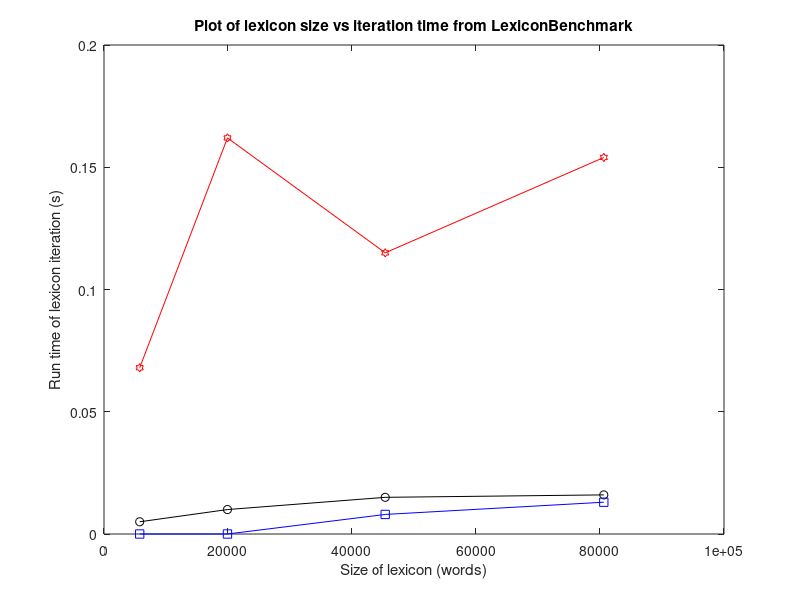

The MATLAB script that drew this image: (Note: this script raises an error after producing the figure.)
format shortG

lexsize = [5757 19912 45356 80612];
SimpleLexTimes = [0.005 0.010 0.015 0.016;       %iter time
                 0.003 0.003 0.008 0.010;        %word time
                 0.008 0.032 0.027 0.039];        %pref time
             
BinaryLexTimes = [0 0 0.008 0.013;
                  0 0 0 0;
                  0.011 0.08 0.085 0.107];
              
TrieLexTimes   = [0.068 0.162 0.115 0.154;
                  0.002 0 0.001 0.03;
                  0.005 0.013 0.018 0.03];
              
              
              
numTrials = [10 50 100 300 500 1000 10000];
maxWords = [205 410 423 502 502 889 889];

LexiconAutoPlayerTimes = [2.39 11.988 24.61 67.62 172.05 287.22 7121.176;       %Simple Lexicon
                          3.213 17.852 32.786 92.267 172.049 313.814 3227.695;  %Trie Lexicon
                          2.409 12.352 25.187 73.009 161.684 235.656 2471.909]; %Binary Search Lexicon
BoardAutoPlayerTimes =   [0.132 0.583 0.964 0.99 1.381 2.144 15.309;
                          0.099 0.49 0.961 2.124 3.963 3.678 12.79;
                          0.11 0.506 0.993 2.167 4.52 1.752 13.132];
                      

                      
                      
%%Compare lexicons, 3 graphs - iter performance, word performance, pref performance                      
figure(1);
clf;
plot(lexsize, SimpleLexTimes(1,:), 'k-o', lexsize, BinaryLexTimes(1,:), 'b-s', lexsize, TrieLexTimes(1,:), 'r-h');
xlabel('Size of lexicon (words)');
ylabel('Run time of lexicon iteration (s)');
title('Plot of lexicon size vs iteration time from LexiconBenchmark');
legend('SimpleLexicon', 'BinarySearchLexicon', 'TrieLexicon', 0);
print -djpeg -r300 LexIterTimes

                      
figure(2);
clf;
plot(lexsize, SimpleLexTimes(2,:), 'k-o', lexsize, BinaryLexTimes(2,:), 'b-s', lexsize, TrieLexTimes(2,:), 'r-h');
xlabel('Size of lexicon (words)');
ylabel('Run time of word check (s)');
title('Plot of lexicon size vs word check time from LexiconBenchmark');
legend('SimpleLexicon', 'BinarySearchLexicon', 'TrieLexicon', 0);
print -djpeg -r300 LexWordTimes

                      
figure(3);
clf;
plot(lexsize, SimpleLexTimes(3,:), 'k-o', lexsize, BinaryLexTimes(3,:), 'b-s', lexsize, TrieLexTimes(3,:), 'r-h');
xlabel('Size of lexicon (words)');
ylabel('Run time of prefix check (s)');
title('Plot of lexicon size vs prefix check time from LexiconBenchmark');
legend('SimpleLexicon', 'BinarySearchLexicon', 'TrieLexicon', 0);
print -djpeg -r300 LexPrefTimes


%%Compare Autoplayers
figure(4);
clf;
semilogx(numTrials, LexiconAutoPlayerTimes(1, :), 'k-o', numTrials, LexiconAutoPlayerTimes(2, :) , 'b-s', numTrials, LexiconAutoPlayerTimes(3, :), 'r-h');
xlabel('Number of boards generated (semilog scale)');
ylabel('Run time (s)');
title('Runtime of LexiconFirstAutoPlayer for different lexicon types');
legend('SimpleLexicon', 'BinarySearchLexicon', 'TrieLexicon', 0);
print -djpeg -r300 LexFirstAutoPlayer

figure(5);
clf;
semilogx(numTrials, BoardAutoPlayerTimes(1, :), 'k-o', numTrials, BoardAutoPlayerTimes(2, :) , 'b-s', numTrials, BoardAutoPlayerTimes(3, :), 'r-h');
xlabel('Number of boards generated (semilog scale)');
ylabel('Run time (s)');
title('Runtime of BoardFirstAutoPlayer for different lexicon types');
legend('SimpleLexicon', 'BinarySearchLexicon', 'TrieLexicon', 0);
print -djpeg -r300 BoardFirstAutoPlayer


%%Use average irrespective of lexicon - plot full power fit and both values on
%%same graph             
LexiconAutoPlayerAvgs = mean(LexiconAutoPlayerTimes, 1);
BoardAutoPlayerAvgs = mean(BoardAutoPlayerTimes, 1);

range = logspace(log10(min(numTrials)), log10(max(numTrials)), 100);

PowerFit = @(coefs, x) coefs(1) * x.^(coefs(2));

fSSR = @(coefs, x, y) sum((y - PowerFit(coefs, x)).^2);

[LexCoefs, LexSr] = fminsearch(@(VarCoefs) fSSR(VarCoefs, numTrials, LexiconAutoPlayerAvgs), [1, 1]);
[BoardCoefs, BoardSr] = fminsearch(@(VarCoefs) fSSR(VarCoefs, numTrials, BoardAutoPlayerAvgs), [1, 1]);


%Plot Lexicon and power fit
figure(6);
clf;
loglog(numTrials, LexiconAutoPlayerAvgs, 'b-s', range, PowerFit(LexCoefs, range), 'b-.');
%Plot Board and power fit
hold on
loglog(numTrials, BoardAutoPlayerAvgs, 'r-s', range, PowerFit(BoardCoefs, range), 'r-.');
hold off


LexTime = [PowerFit(LexCoefs, 10000), PowerFit(LexCoefs, 1000000)]
BoardTime = [PowerFit(BoardCoefs, 10000), PowerFit(BoardCoefs, 1000000)]

LexLegend = ['Power fit y = ', num2str(LexCoefs(1), '%2.4f'), 'x^{', num2str(LexCoefs(2), '%2.4f'), '} of LexiconFirst'];
BoardLegend = ['Power fit y = ', num2str(BoardCoefs(1), '%2.4f'), 'x^{', num2str(BoardCoefs(2), '%2.4f'), '} of BoardFirst'];
legend('LexiconFirstAutoPlayer average times', LexLegend, 'BoardFirstAutoPlayer average times', BoardLegend, 0);
xlabel('Number of boards generated (log scale)')
ylabel('Run time (s, log scale)');
title({'Comparison of BoardFirstAutoPlayer and LexiconFirstAutoPlayer','With least-squares power fits'});
print -djpeg -r300 AutoPlayerComparison


%%Now, try a power fit with the exponent clamped at 1 - equivalent to a linear fit
%%with the y-intercept clamped at zero
fSSRLinear = @(a, x, y) sum((y - PowerFit([a, 1], x)).^2);
[LexA, LexSr2] = fminsearch(@(avar) fSSRLinear(avar, numTrials, LexiconAutoPlayerAvgs), 1);
[BoardA, BoardSr2] = fminsearch(@(avar) fSSRLinear(avar, numTrials, BoardAutoPlayerAvgs), 1);


%Plot Lexicon and power fit
figure(7);
clf;
loglog(numTrials, LexiconAutoPlayerAvgs, 'b-s', range, PowerFit([LexA,1], range), 'b-.');
%Plot Board and power fit
hold on
loglog(numTrials, BoardAutoPlayerAvgs, 'r-s', range, PowerFit([BoardA, 1], range), 'r-.');
hold off

LexLegend = ['Power fit y = ', num2str(LexA, '%2.4f'), 'x^{1} of LexiconFirst'];
BoardLegend = ['Power fit y = ', num2str(BoardA, '%2.4f'), 'x^{1} of BoardFirst'];
legend('LexiconFirstAutoPlayer average times', LexLegend, 'BoardFirstAutoPlayer average times', BoardLegend, 0);
xlabel('Number of boards generated (log scale)')
ylabel('Run time (s, log scale)');
title({'Comparison of BoardFirstAutoPlayer and LexiconFirstAutoPlayer','Power fits with exponent clamped to 1'});
print -djpeg -r300 LinearAutoPlayerComparison

LexTimeLinear = [PowerFit([LexA,1], 10000), PowerFit([LexA,1], 1000000)]
BoardTimeLinear = [PowerFit([BoardA,1], 10000), PowerFit([BoardA,1], 1000000)]

